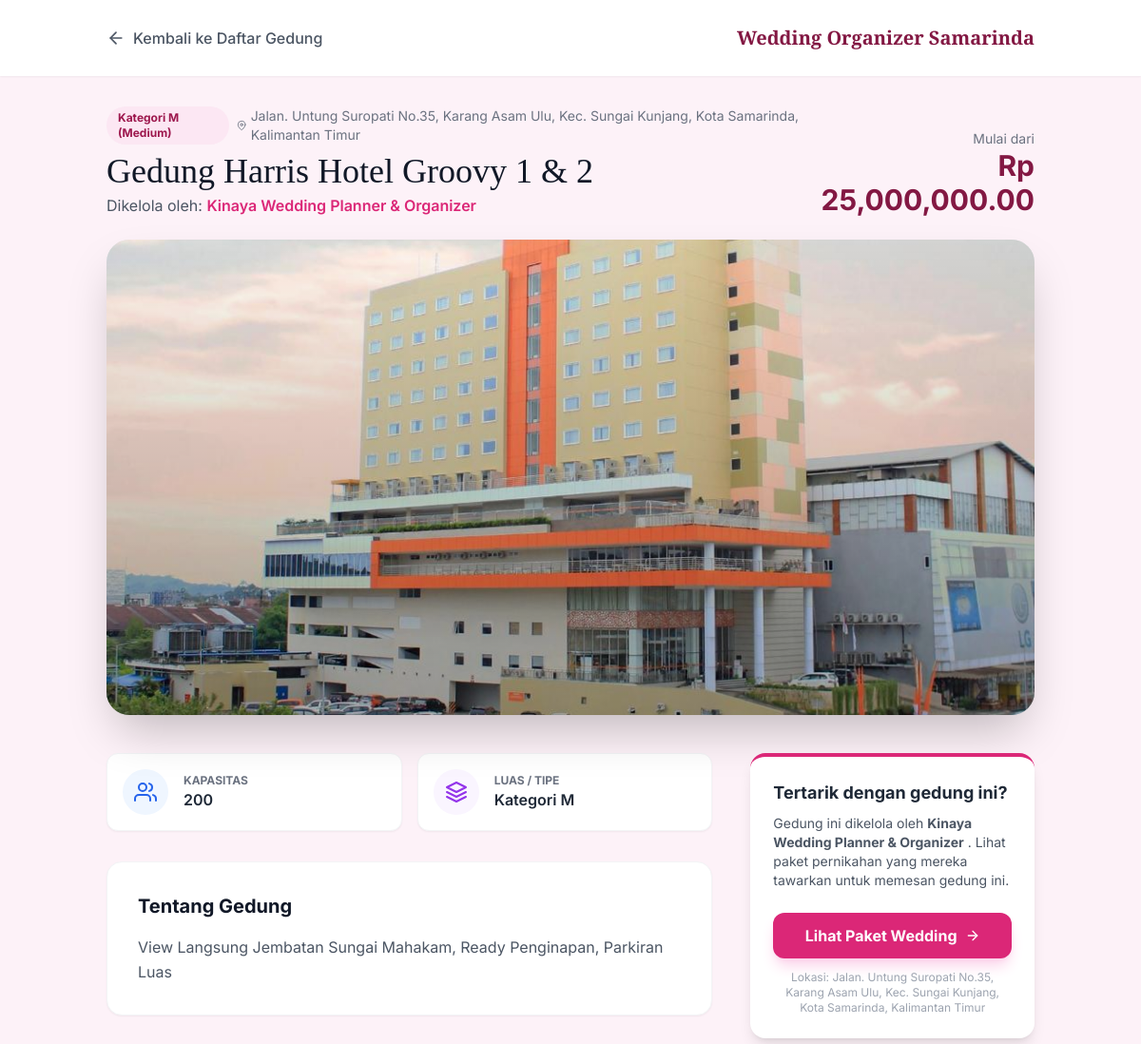
Page /gedung/7/ (upper part) on the earlier database version.
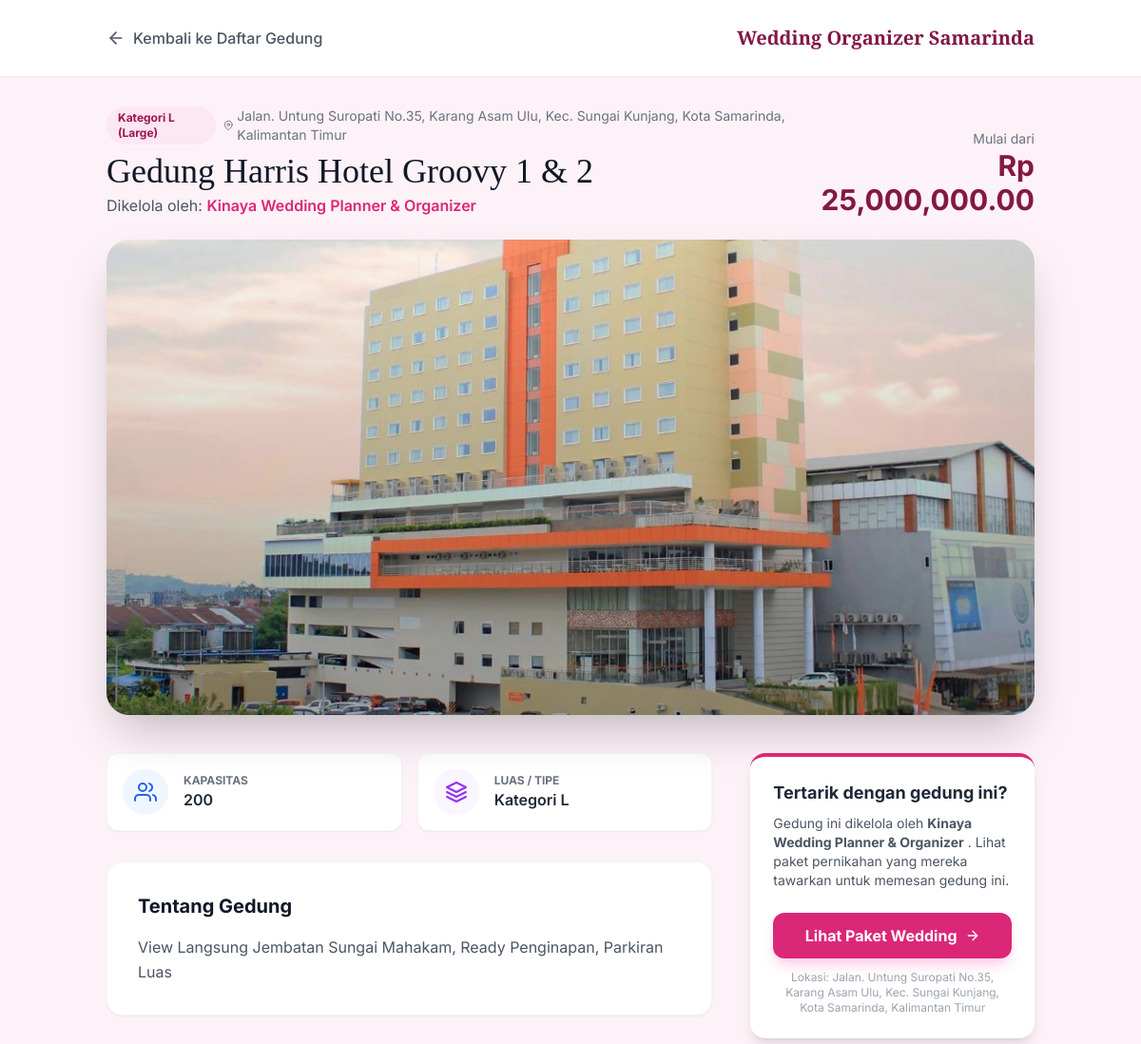
Same page on the later database version.
### organizer/models.py (models this page shows, shortened)
class Gedung(models.Model):
    KATEGORI_CHOICES = [
        ('S', 'S (Small)'),
        ('M', 'M (Medium)'),
        ('L', 'L (Large)'),
    ]
    wo = models.ForeignKey(
        settings.AUTH_USER_MODEL,
        on_delete=models.SET_NULL,
        null=True,
        blank=True,
        related_name='gedung_wo'
    )
    nama_gedung = models.CharField(max_length=100)
    lokasi = models.CharField(max_length=255)
    kapasitas = models.CharField(max_length=100)
    harga_sewa = models.DecimalField(max_digits=12, decimal_places=2)
    foto_gedung = models.ImageField(upload_to='gedung_photos/', null=True, blank=True)
    deskripsi = models.TextField(null=True, blank=True)
    kategori = models.CharField(max_length=1, choices=KATEGORI_CHOICES, default='M')
    fasilitas = models.TextField(null=True, blank=True)
    is_active = models.BooleanField(default=True, verbose_name="Status Aktif")
    created_at = models.DateTimeField(default=timezone.now)

### pengguna/models.py (models this page shows, shortened)
class ProfilWO(models.Model):
    user = models.OneToOneField(User, on_delete=models.CASCADE)
    nama_brand = models.CharField(max_length=100)
    logo = models.ImageField(upload_to='logos/', null=True, blank=True)
    foto_sampul = models.ImageField(upload_to='sampul/', null=True, blank=True)
    deskripsi = models.TextField()
    telepon = models.CharField(max_length=20)
    email_bisnis = models.EmailField()
    alamat = models.TextField()

### beranda/views.py (the view)
# urls.py: path('gedung/<int:gedung_id>/', views.detail_gedung_view, name='detail_gedung'),
def detail_gedung_view(request, gedung_id):
    gedung = get_object_or_404(Gedung, id=gedung_id)
    if not gedung.is_active:
        return redirect('daftar_gedung')
    context = {
        'gedung': gedung,
        'page_title': f'Detail Gedung: {gedung.nama_gedung}'
    }
    return render(request, 'beranda/detail_gedung.html', context)

### beranda/templates/beranda/detail_gedung.html (shortened to what the changed rows need)
{% load humanize %}
<!DOCTYPE html>
<html lang="id">
<head>
    <script src="https://cdn.tailwindcss.com"></script>
</head>
<body class="min-h-screen pb-10">
    <main class="max-w-5xl mx-auto px-6 py-8">
        <div class="flex flex-col md:flex-row justify-between md:items-end mb-6">
            <div>
                <div class="flex items-center space-x-2 mb-2">
                    <span class="bg-pink-100 text-pink-800 text-xs font-bold px-3 py-1 rounded-full">
                        Kategori {{ gedung.get_kategori_display }}
                    </span>
                    <span class="text-gray-500 text-sm flex items-center">
                        <i data-feather="map-pin" class="w-3 h-3 mr-1"></i> {{ gedung.lokasi }}
                    </span>
                </div>
                <h1 class="text-4xl font-serif-display text-gray-900">{{ gedung.nama_gedung }}</h1>
                <p class="text-gray-600 mt-1">
                    Dikelola oleh:
                    {% if gedung.wo %}
                        <a href="{% url 'detail_wo' gedung.wo.id %}" class="text-pink-600 hover:underline font-semibold">
                            {{ gedung.wo.profilwo.nama_brand|default:gedung.wo.username }}
                        </a>
                    {% else %}
                        <span class="text-gray-400 italic">Info WO Tidak Tersedia</span>
                    {% endif %}
                </p>
            </div>
            <div class="mt-4 md:mt-0 text-left md:text-right">
                <p class="text-sm text-gray-500">Mulai dari</p>
                <p class="text-3xl font-bold text-primary-dark">Rp {{ gedung.harga_sewa|intcomma }}</p>
            </div>
        </div>
        <div class="rounded-3xl overflow-hidden shadow-2xl bg-gray-200 mb-10 relative group h-96 md:h-[500px]">
            {% if gedung.foto_gedung %}
                <img src="{{ gedung.foto_gedung.url }}"
                     alt="{{ gedung.nama_gedung }}"
                     class="w-full h-full object-cover cursor-pointer transition duration-700 hover:scale-105"
                     onclick="openLightbox('{{ gedung.foto_gedung.url }}')">
            {% else %}
                <div class="w-full h-full flex items-center justify-center text-gray-400 bg-gray-100">
                    <span>Tidak ada foto tersedia</span>
                </div>
            {% endif %}
        </div>
        <div class="grid grid-cols-1 lg:grid-cols-3 gap-10">
            <div class="lg:col-span-2 space-y-8">
                <div class="grid grid-cols-2 gap-4">
                    <div class="bg-white p-4 rounded-xl shadow-sm border border-gray-100 flex items-center">
                        <div>
                            <p class="text-xs text-gray-500 uppercase font-bold">Kapasitas</p>
                            <p class="font-semibold text-gray-800">{{ gedung.kapasitas }}</p>
                        </div>
                    </div>
                    <div class="bg-white p-4 rounded-xl shadow-sm border border-gray-100 flex items-center">
                        <div>
                            <p class="text-xs text-gray-500 uppercase font-bold">Luas / Tipe</p>
                            <p class="font-semibold text-gray-800">Kategori {{ gedung.kategori }}</p>
                        </div>
                    </div>
                </div>
                <div class="bg-white p-8 rounded-2xl shadow-sm border border-gray-100">
                    <div class="prose text-gray-600 leading-relaxed">
                        {{ gedung.deskripsi|linebreaks }}
                    </div>
                </div>
            </div>
            <div class="space-y-6">
                <div class="bg-white p-6 rounded-2xl shadow-lg border-t-4 border-pink-600 sticky top-24">
                    <p class="text-gray-600 text-sm mb-6">
                        Gedung ini dikelola oleh
                        {% if gedung.wo %}
                            <strong>{{ gedung.wo.profilwo.nama_brand|default:gedung.wo.username }}</strong>
                        {% else %}
                            WO (Tidak Tersedia)
                        {% endif %}
                        . Lihat paket pernikahan yang mereka tawarkan untuk memesan gedung ini.
                    </p>
                    <div class="text-center">
                        <p class="text-xs text-gray-400">Lokasi: {{ gedung.lokasi }}</p>
                    </div>
                </div>
            </div>
        </div>
    </main>
</body>
</html>

Differences in the rows shown:
changed Gedung "Gedung Harris Hotel Groovy 1 & 2": kategori "M (Medium)" → "L (Large)"; kategori "M" → "L"
